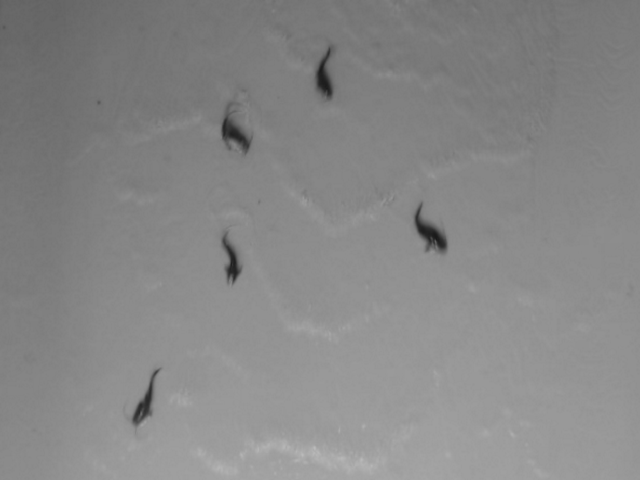
%> input picture Video Signals/Exams/ex_3/video_frame.png, 640 x 480 px
$ octave June_16_22.m   (GNU Octave 9; MATLAB toolbox functions it lacks are replaced by stand-ins)
%> lines starting %> are read from the running program, lines starting %| are printed output that depends on the picture; in (x1, y1, x2, y2) boxes, pixels count from 0 and x2, y2 are one past the last pixel; in counts of white or black regions, pixels touching at a corner belong together; the program's own positions count from 1
clc
close all
clear all
%% a)
I=imread('video_frame.png');
%> I is the input picture: size 480x640 uint8; min 25, max 186, mean 135.2
figure
imshow(I)
%% b)
I_bw = I<100;
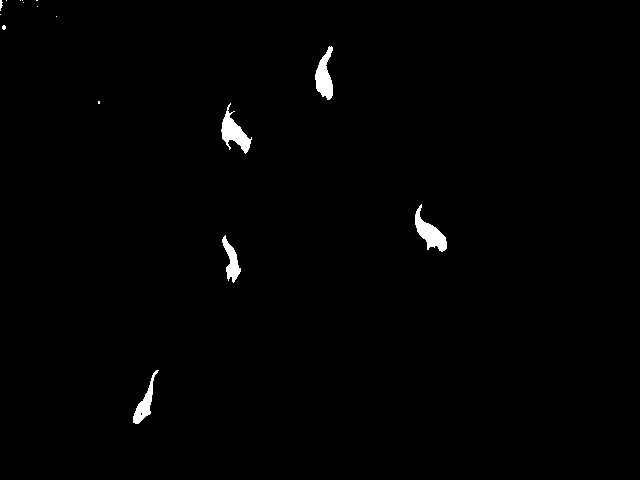
%> I_bw: size 480x640 logical; 0.88% white; 16 white regions (10 under 20 px), largest, box (x1, y1, x2, y2) and area: (415, 204, 447, 252) 631, (221, 103, 252, 154) 629, (315, 46, 333, 100) 575, (133, 370, 159, 424) 426, (222, 235, 241, 283) 398, (0, 0, 3, 11) 21
figure
imshow(I_bw)
%% c)
L = bwlabel(I_bw);
%> L: size 480x640 double; 17 distinct labels, from 0 to 16
figure
imagesc(L)
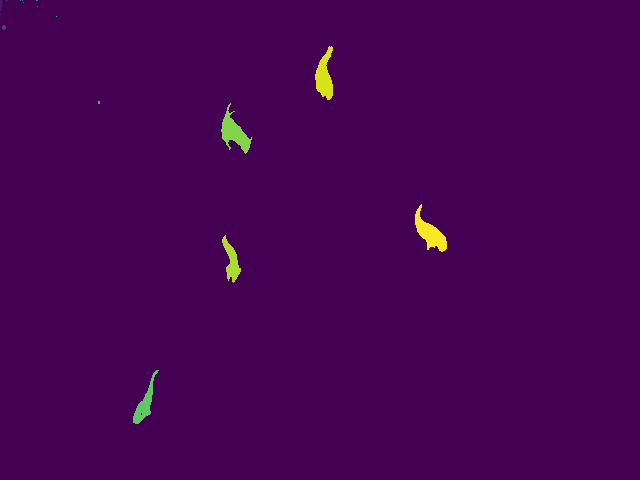
%> displayed picture: size 480x640x3, on the screen's scale of 0 to 255; mean R, G, B 69, 2.9, 83.8
%% d)
min_area = 100;
count = 0;
for k=1:max(L(:))
    %d.1)
    mask = (L==k);% one fish

    %d.2)
    area = sum(mask(:));
    if(area>min_area)

        %d.2.i)
        count = count+1;
        %d.2.ii)
        B = strel('arbitrary', [1 1 1; 1 1 1; 1 1 1]);
        I_per = mask - imerode(mask, B);% mask - eroded mask = perimiter
        %d.2.iii)
        per = sum(I_per(:));

        %d.2.iv)
        mass = 0.02*area - 0.05*per + 8;
        disp(mass)
    end
end
%> this loop made 16 passes
%> (area, per, mass) on passes 12 to 16: (426, 167, 8.17), (629, 185, 11.33), (398, 142, 8.86), (575, 156, 11.7), (631, 168, 12.22)
%> area on pass 1: 21
%| 8.1700
%| 11.330
%| 8.8600
%| 11.700
%| 12.220
%> pass 1, `mask = (L==k);`:
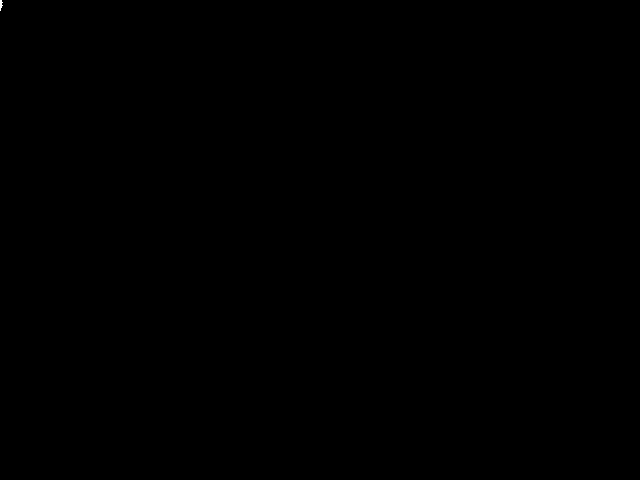
%> mask: size 480x640 logical; 0.01% white; 1 white region, box (x1, y1, x2, y2) and area: (0, 0, 3, 11) 21
%> after the loop: I_per: size 480x640 double; values 0 (black) and 1 (white), 0.05% white in thin lines or dots, all inside (x1, y1, x2, y2) = (415, 204, 447, 252)
